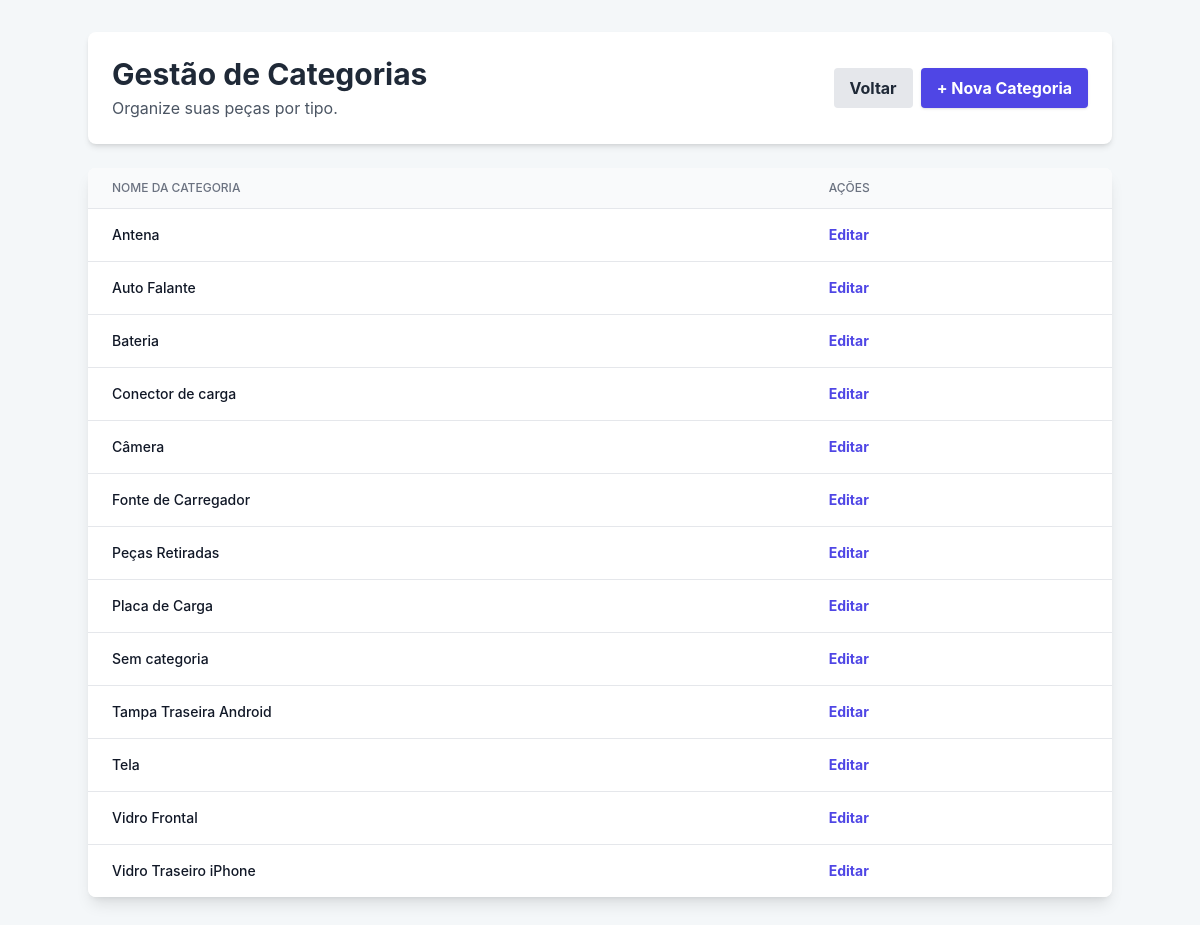
/estoque/categorias/ (signed in), run on the app's committed database.
### estoque/models.py (models this page shows, shortened)
class Categoria(models.Model):
    nome = models.CharField(max_length=50, unique=True)
    class Meta:
        ordering = ['nome']

### estoque/views.py (the view)
# urls.py: path('categorias/', views.listar_categorias, name='listar_categorias'),
@login_required
def listar_categorias(request):
    categorias = Categoria.objects.all()
    contexto = {'titulo': 'Gestão de Categorias', 'categorias': categorias}
    return render(request, 'estoque/lista_categorias.html', contexto)

### estoque/templates/estoque/lista_categorias.html (shortened to what this page needs)
<!DOCTYPE html>
<html lang="pt-br">
<head>
    <script src="https://cdn.tailwindcss.com"></script>
</head>
<body class="p-4 md:p-8">
    <div class="container mx-auto">
        <div class="mb-6 bg-white p-6 rounded-lg shadow-md flex justify-between items-center">
            <div>
                <h1 class="text-3xl font-bold text-gray-800 mb-1">{{ titulo }}</h1>
                <p class="text-gray-600">Organize suas peças por tipo.</p>
            </div>
            <div class="flex gap-2">
                <a href="{% url 'lista_pecas' %}" class="bg-gray-200 hover:bg-gray-300 text-gray-800 font-bold py-2 px-4 rounded transition">
                    Voltar
                </a>
                <a href="{% url 'adicionar_categoria' %}" class="bg-indigo-600 hover:bg-indigo-700 text-white font-bold py-2 px-4 rounded shadow transition">
                    + Nova Categoria
                </a>
            </div>
        </div>
        <div class="bg-white rounded-lg shadow-lg overflow-hidden">
            <table class="min-w-full divide-y divide-gray-200">
                <thead class="bg-gray-50">
                    <tr>
                        <th class="px-6 py-3 text-left text-xs font-medium text-gray-500 uppercase">Nome da Categoria</th>
                        <th class="px-6 py-3 text-left text-xs font-medium text-gray-500 uppercase">Ações</th>
                    </tr>
                </thead>
                <tbody class="bg-white divide-y divide-gray-200">
                    {% for cat in categorias %}
                        <tr class="hover:bg-gray-50">
                            <td class="px-6 py-4 whitespace-nowrap text-sm font-medium text-gray-900">{{ cat.nome }}</td>
                            <td class="px-6 py-4 whitespace-nowrap text-sm font-medium">
                                <a href="{% url 'editar_categoria' cat.pk %}" class="text-indigo-600 hover:text-indigo-900 font-bold">Editar</a>
                            </td>
                        </tr>
                    {% empty %}
                        <tr>
                            <td colspan="2" class="px-6 py-12 text-center text-gray-500 italic">
                                Nenhuma categoria cadastrada.
                            </td>
                        </tr>
                    {% endfor %}
                </tbody>
            </table>
        </div>
    </div>
</body>
</html>

### estoque/templates/estoque/lista_categorias.html (style rules this page uses)
body { font-family: 'Inter', sans-serif; background-color: #f4f7f9; }
.container { max-width: 800px; }

### data on the page
Categoria: nome "Antena"
Categoria: nome "Auto Falante"
Categoria: nome "Bateria"
Categoria: nome "Conector de carga"
Categoria: nome "Câmera"
Categoria: nome "Fonte de Carregador"
Categoria: nome "Peças Retiradas"
Categoria: nome "Placa de Carga"
Categoria: nome "Sem categoria"
Categoria: nome "Tampa Traseira Android"
Categoria: nome "Tela"
Categoria: nome "Vidro Frontal"
Categoria: nome "Vidro Traseiro iPhone"

### other printed values
{{ titulo }} "Gestão de Categorias"
